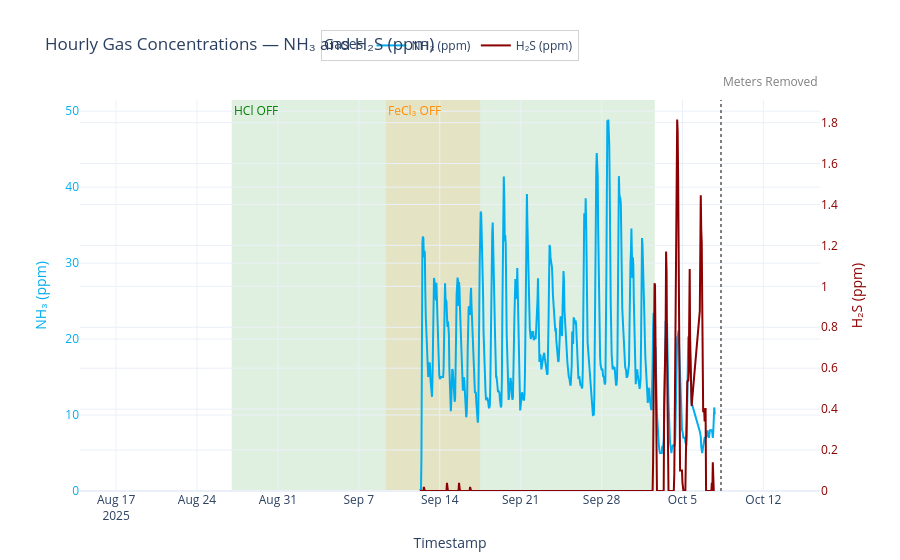

The notebook cell this image was saved under:
### Code cell
# --- Plot 2: Gas Levels Only ---
fig_gases = go.Figure()

# NH₃ (Left Axis)
fig_gases.add_trace(go.Scatter(
    x=hourly_combined_clean["Datetime"],
    y=hourly_combined_clean["NH3_ppm"],
    mode="lines",
    name="NH₃ (ppm)",
    line=dict(color="#00AEEF", width=2),
    yaxis="y1"
))

# H₂S (Right Axis)
fig_gases.add_trace(go.Scatter(
    x=hourly_combined_clean["Datetime"],
    y=hourly_combined_clean["H2S_ppm"],
    mode="lines",
    name="H₂S (ppm)",
    line=dict(color="#8B0000", width=2),
    yaxis="y2"
))

# Event Windows
fig_gases.add_vrect(x0=HCL_OFF_START_DT, x1=HCL_RESUME_DT, fillcolor="rgba(0,128,0,0.12)", layer="below", line_width=0,
                    annotation_text="HCl OFF", annotation_position="top left", annotation=dict(font_color="green"))
fig_gases.add_vrect(x0=FECL3_OFF_DT, x1=FECL3_RESUME_DT, fillcolor="rgba(255,140,0,0.12)", layer="below", line_width=0,
                    annotation_text="FeCl₃ OFF", annotation_position="top left", annotation=dict(font_color="darkorange"))
add_dt_vline(fig_gases, SENSORS_REMOVED, text="Meters Removed")

fig_gases.update_layout(
    template="plotly_white",
    title="Hourly Gas Concentrations — NH₃ and H₂S (ppm)",
    xaxis=dict(title="Timestamp", showgrid=True),
    yaxis=dict(title="NH₃ (ppm)", color="#00AEEF", rangemode="tozero"),
    yaxis2=dict(title="H₂S (ppm)", color="#8B0000", overlaying="y", side="right", rangemode="tozero"),
    legend=dict(
        title="Gases",
        orientation="h",
        yanchor="bottom",
        y=1.1,
        xanchor="center",
        x=0.5,
        bgcolor="rgba(255,255,255,0.8)",
        bordercolor="lightgray",
        borderwidth=1
    ),
    hovermode="x unified",
    margin=dict(t=100, b=60, l=80, r=80)
)

fig_gases.show()
fig_gases.write_html("Hourly_Gas_Levels.html", include_plotlyjs="embed")

### Figure 1 — Plotly figure (JSON) as saved in the notebook; plotly's stock layout.template omitted (floating-point values rounded to 4 significant figures; data arrays with more than 128 entries replaced by an {"elided": "..."} marker saying what was removed)
{"data": [{"line": {"color": "#00AEEF", "width": 2}, "mode": "lines", "name": "NH₃ (ppm)", "type": "scatter", "x": {"elided": "1146 str values"}, "y": {"elided": "1146 float values"}, "yaxis": "y"}, {"line": {"color": "#8B0000", "width": 2}, "mode": "lines", "name": "H₂S (ppm)", "type": "scatter", "x": {"elided": "1146 str values"}, "y": {"elided": "1146 float values"}, "yaxis": "y2"}], "layout": {"annotations": [{"font": {"color": "green"}, "showarrow": false, "text": "HCl OFF", "x": "2025-08-27T00:00:00-04:00", "xanchor": "left", "xref": "x", "y": 1, "yanchor": "top", "yref": "y domain"}, {"font": {"color": "darkorange"}, "showarrow": false, "text": "FeCl₃ OFF", "x": "2025-09-09T08:00:00-04:00", "xanchor": "left", "xref": "x", "y": 1, "yanchor": "top", "yref": "y domain"}, {"font": {"color": "gray", "size": 12}, "showarrow": false, "text": "Meters Removed", "x": "2025-10-08T08:00:00", "xanchor": "left", "y": 1.02, "yanchor": "bottom", "yref": "paper"}], "hovermode": "x unified", "legend": {"bgcolor": "rgba(255,255,255,0.8)", "bordercolor": "lightgray", "borderwidth": 1, "orientation": "h", "title": {"text": "Gases"}, "x": 0.5, "xanchor": "center", "y": 1.1, "yanchor": "bottom"}, "margin": {"b": 60, "l": 80, "r": 80, "t": 100}, "shapes": [{"fillcolor": "rgba(0,128,0,0.12)", "layer": "below", "line": {"width": 0}, "type": "rect", "x0": "2025-08-27T00:00:00-04:00", "x1": "2025-10-02T14:30:00-04:00", "xref": "x", "y0": 0, "y1": 1, "yref": "y domain"}, {"fillcolor": "rgba(255,140,0,0.12)", "layer": "below", "line": {"width": 0}, "type": "rect", "x0": "2025-09-09T08:00:00-04:00", "x1": "2025-09-17T12:00:00-04:00", "xref": "x", "y0": 0, "y1": 1, "yref": "y domain"}, {"line": {"color": "gray", "dash": "dot", "width": 2}, "type": "line", "x0": "2025-10-08T08:00:00", "x1": "2025-10-08T08:00:00", "xref": "x", "y0": 0, "y1": 1, "yref": "paper"}], "title": {"text": "Hourly Gas Concentrations — NH₃ and H₂S (ppm)"}, "xaxis": {"showgrid": true, "title": {"text": "Timestamp"}}, "yaxis": {"color": "#00AEEF", "rangemode": "tozero", "title": {"text": "NH₃ (ppm)"}}, "yaxis2": {"color": "#8B0000", "overlaying": "y", "rangemode": "tozero", "side": "right", "title": {"text": "H₂S (ppm)"}}}}
